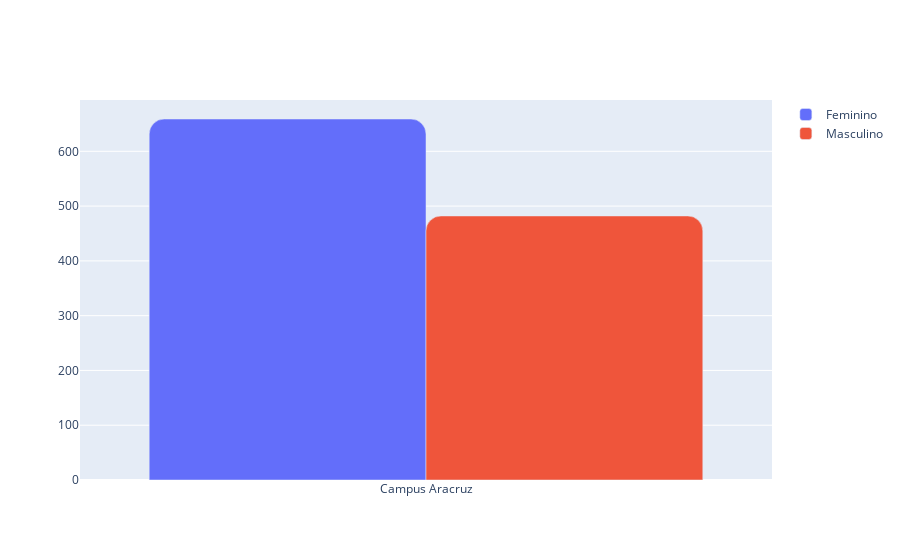

Write notebook code for a chart like this one.
### Code cell
fig = go.Figure(
    data=[
        go.Bar(x=vit['Instituição'], y=y_counts, name="Feminino"),
        go.Bar(x=vit['Instituição'], y=z_counts, name="Masculino")
    ],
    layout=dict(
        barcornerradius=15,
    ),
)

fig.show()

### Figure 1 — Plotly figure (JSON) as saved in the notebook; plotly's stock layout.template omitted (floating-point values rounded to 4 significant figures; data arrays with more than 128 entries replaced by an {"elided": "..."} marker saying what was removed)
{"data": [{"name": "Feminino", "type": "bar", "x": {"elided": "1141 str values"}, "y": [659]}, {"name": "Masculino", "type": "bar", "x": {"elided": "1141 str values"}, "y": [482]}], "layout": {"barcornerradius": 15}}
